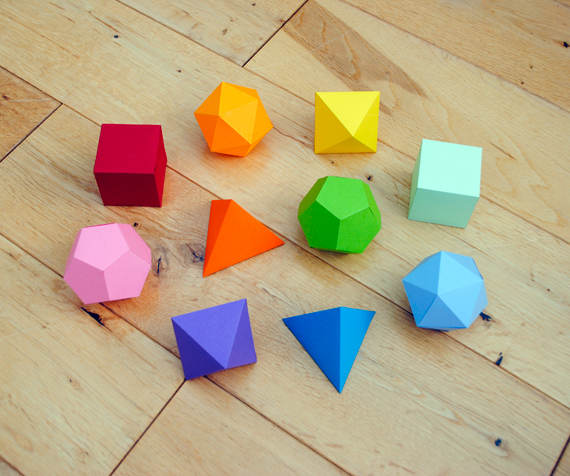
#> input picture images/test072901.jpg, 570 x 476 px
$ python feature0729.py
#> lines starting #> are read from the running program, lines starting #| are printed output that depends on the picture; after the words box and inside, x2 and y2 are one past the last pixel; in counts of white or black regions, pixels touching at a corner belong together
import cv2
import numpy as np
from matplotlib import pyplot as plt

img = cv2.imread('./images/test072901.jpg')
#> img is the input picture: shape (476, 570, 3); mean B, G, R 133, 167.2, 184
img1 = img.copy()
gray = cv2.cvtColor(img, cv2.COLOR_BGR2GRAY)
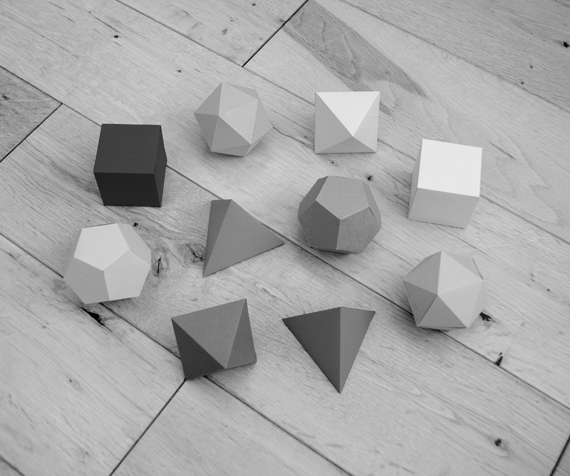
#> gray: shape (476, 570); min 3, max 235, mean 168.3

sift = cv2.SIFT_create()
kp = sift.detect(gray, None)
#> kp = 433 keypoints; strongest (x, y, size): (116, 36, 2.2), (566, 45, 3.2), (484, 316, 5.6), (135, 224, 2.5)

cv2.drawKeypoints(gray, kp, img)
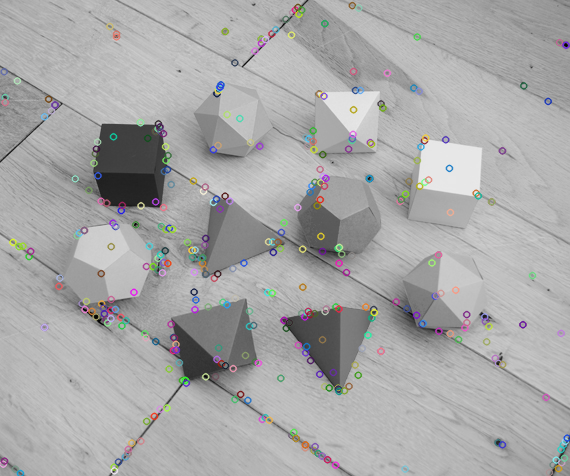
#> img: shape (476, 570, 3); mean B, G, R 168, 167.9, 168
cv2.drawKeypoints(gray, kp, img1, flags=cv2.DRAW_MATCHES_FLAGS_DRAW_RICH_KEYPOINTS)
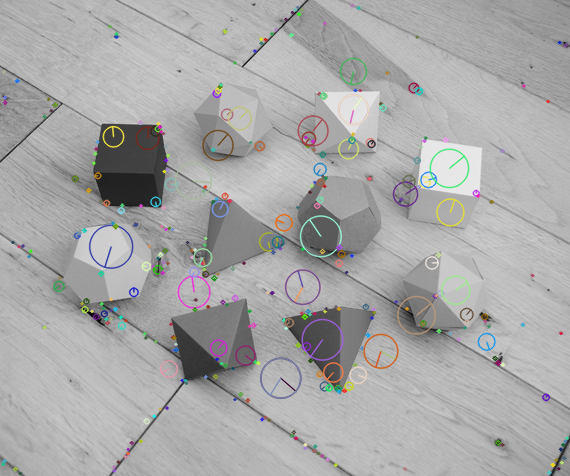
#> img1: shape (476, 570, 3); mean B, G, R 167.6, 167.9, 167.9

plt.subplot(121), plt.imshow(img),
plt.title('Dstination'), plt.axis('off')
plt.subplot(122), plt.imshow(img1),
plt.title('Dstination'), plt.axis('off')
plt.show()
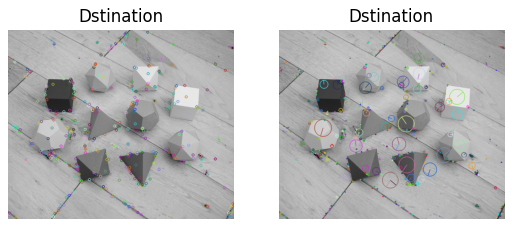
#> figure drawn by matplotlib, 2 panels; B, G, R data is drawn as R, G, B

$ run again, with images/test072804.jpg copied over images/test072901.jpg
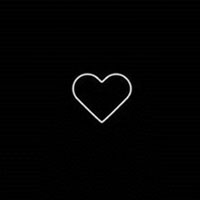
#> input picture images/test072804.jpg, 200 x 200 px
#> img is the input picture: shape (200, 200, 3); min 0, max 252, mean 2.9
#> kp = 2 keypoints; (x, y, size): (118, 87, 10.5), (118, 87, 10.5)
#> img: shape (200, 200, 3); 0.12% of pixels changed, all inside (x1, y1, x2, y2) = (114, 83, 123, 92)
#> `cv2.drawKeypoints(gray, kp, img1, flags=cv2.DRAW_MATCHES_FLAGS_DRAW_RI..`:
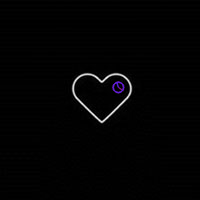
#> img1: shape (200, 200, 3); 0.27% of pixels changed, all inside (x1, y1, x2, y2) = (112, 81, 125, 94)
#> `plt.show()`:
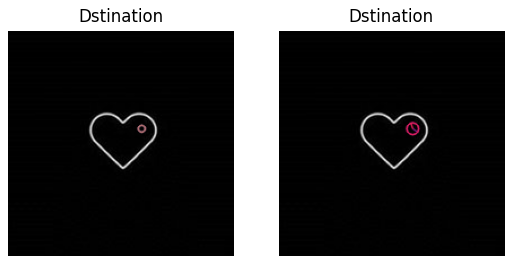
#> figure drawn by matplotlib, 2 panels; B, G, R data is drawn as R, G, B

$ run again, with images/test072904.jpg copied over images/test072901.jpg
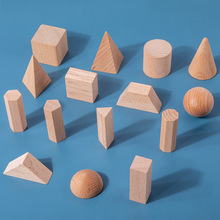
#> input picture images/test072904.jpg, 220 x 220 px
#> img is the input picture: shape (220, 220, 3); mean B, G, R 159.7, 137.5, 106.4
#> `gray = cv2.cvtColor(img, cv2.COLOR_BGR2GRAY)`:
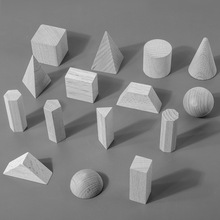
#> gray: shape (220, 220); min 18, max 244, mean 130.7
#> kp = 135 keypoints; strongest (x, y, size): (80, 81, 19.6), (157, 50, 17.5), (106, 88, 16.6), (102, 112, 8.6)
#> `plt.show()`:
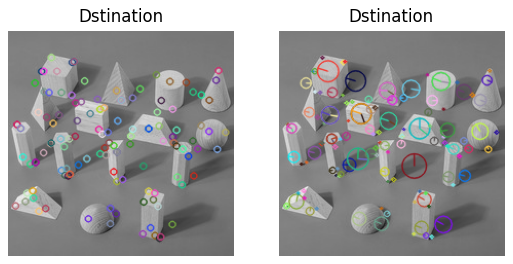
#> figure drawn by matplotlib, 2 panels; B, G, R data is drawn as R, G, B
